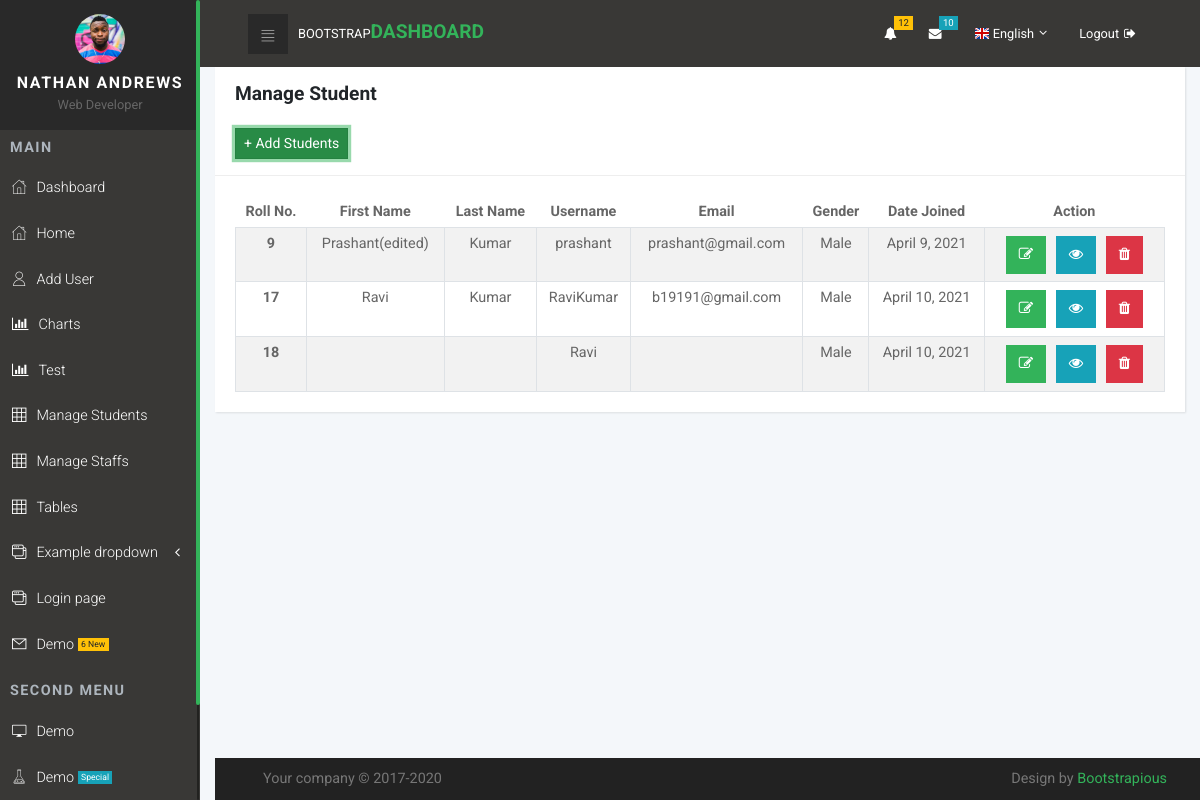
/manage_student/, run on the app's committed database.
### sms_app/models.py (models this page shows, shortened)
class Student(models.Model):
    id = models.AutoField(primary_key = True)
    user = models.OneToOneField(User, on_delete = models.CASCADE)
    GENDER = (('Male', 'Male'),('Female', 'Female'),('Other', 'Other'))
    gender = models.CharField(max_length = 10, choices = GENDER)
    address = models.TextField(null = True)
    profile_pic = models.ImageField(default = "", null = True, blank = True)
    session_under = models.ForeignKey(
        SessionYear, on_delete = models.CASCADE, null = True, blank = True)
    courses_taken = models.ForeignKey(
        'Course', on_delete = models.DO_NOTHING, null = True, blank = True)
    date_joined = models.DateField(auto_now_add = True)
    last_login = models.DateField(auto_now = True)

### sms_app/views.py (the view)
# urls.py: path('manage_student/', views.manage_student_view, name='manage_student_view'),
def manage_student_view(request):
    students = Student.objects.all()
    context = {
        'students': students,
    }
    return render(request, 'main/manage_student.html', context)

### templates/main/manage_student.html (shortened to what this page needs)
{% extends 'main/base.html' %}
{% load static %}
{% block content %}
<div class="container">
<div class="row">
  <div class="col-lg-12">
    <div class="card">
      <div class="card-header">
        <h3> Manage Student</h3>
        <br>
        <a href="{% url 'add_student' %}" class="btn btn-primary btn-sm active" role="button" aria-pressed="true">+ Add
          Students</a>
      </div>
      <div class="card-body">
        <div class="table-responsive">
          <table class="table table-striped table-bordered table-hover table-sm">
            <thead >
              <tr class="text-center">
                <th>Roll No.</th>
                <th class="text-center">First Name</center>
                <th>Last Name</th>
                <th>Username</th>
                <th>Email</th>
                <th>Gender</th>
                <th>Date Joined</th>
                <th>Action </th>
              </tr>
            </thead>
            <tbody>
              {% for student in students %}
              <tr class="text-center">
                <th scope="row">{{student.id}}</th>
                <td>{{student.user.first_name}}</td>
                <td>{{student.user.last_name}}</td>
                <td>{{student.user.username}}</td>
                <td>{{student.user.email}}</td>
                <td>{{student.gender}}</td>
                <td>{{student.date_joined}}</td>
                <td>
                  <div>
                  <a href="{% url 'update_student' student.pk %}"><button type="button" class="btn  btn-primary  fa fa-edit"
                  style="margin:3px"></button></a>
                  <a href="{% url 'see_detail' student.pk %}"><button type="button" class="btn  btn-info  fa fa-eye"
                  style="margin:3px"></button></a>
                  <a href="{% url 'delete_student' student.pk %}"><button type="button" class="btn btn-danger  fa fa-trash"
                  style="margin: 3px"></button></a>
                  </div>
                </td>
              </tr>
              {% endfor %}
            </tbody>
          </table>
        </div>
      </div>
    </div>
  </div>
  </div>
  {% endblock %}

### static/css/style.default.css (style rules this page uses)
a { display: inline-block; text-decoration: none; color: #fff; }
body { overflow-x: hidden; }
table { font-size: 0.9em; color: #666; }
.card { margin-bottom: 30px; -webkit-box-shadow: 1px 1px 2px rgba(0, 0, 0, 0.1); box-shadow: 1px 1px 2px rgba(0, 0, 0, 0.1); }
.card-header h1, .card-header h2, .card-header h3, .card-header h4, .card-header h5, .card-header h6 { margin-bottom: 0; }
button { cursor: pointer; }
.table { margin-bottom: 0; color: #666; }
.table td, .table th { border-color: #dee2e6; }
.table thead th { border: none; }
.table-striped tbody tr { -webkit-transition: all 0.3s; transition: all 0.3s; }
.table-bordered td, .table-bordered th { border-color: #dee2e6; }
.btn { font-weight: 400; border: 1px solid transparent; padding: 0.45rem 0.75rem; font-size: 0.9rem; line-height: 1.5; border-radius: 0; -webkit-transition: color 0.15s ease-in-out, background-color 0.15s ease-in-out, border-color 0.15s ease-in-out, -webkit-box-shadow 0.15s ease-in-out; transition: color 0.15s ease-in-out, background-color 0.15s ease-in-out, border-color 0.15s ease-in-out, -webkit-box-shadow 0.15s ease-in-out; transition: color 0.15s ease-in-out, background-color 0.15s ease-in-out, border-color 0.15s ease-in-out, box-shadow 0.15s ease-in-out; transition: color 0.15s ease-in-out, background-color 0.15s ease-in-out, border-color 0.15s ease-in-out, box-shadow 0.15s ease-in-out, -webkit-box-shadow 0.15s ease-in-out; }
.btn:not([disabled]):not(.disabled):active, .btn:not([disabled]):not(.disabled).active { background-image: none; }
.btn-primary { color: color-yiq(#33b35a); background-color: #33b35a; border-color: #33b35a; }
.btn-primary:not([disabled]):not(.disabled):active, .btn-primary:not([disabled]):not(.disabled).active, .show > .btn-primary.dropdown-toggle { color: color-yiq(#288b46); background-color: #288b46; border-color: #258141; -webkit-box-shadow: 0 0 0 0.2rem rgba(51, 179, 90, 0.5); box-shadow: 0 0 0 0.2rem rgba(51, 179, 90, 0.5); }
.btn-info { color: color-yiq(#17a2b8); background-color: #17a2b8; border-color: #17a2b8; }
.btn-danger { color: color-yiq(#dc3545); background-color: #dc3545; border-color: #dc3545; }
.btn-sm { padding: 0.25rem 0.5rem; font-size: 0.875rem; line-height: 1.5; border-radius: 0; }
body { font-family: "Roboto", sans-serif; font-size: 1rem; font-weight: 400; line-height: 1.5; color: #212529; background-color: #fff; }
a { color: #33b35a; text-decoration: none; }
h1, h2, h3, h4, h5, h6, .h1, .h2, .h3, .h4, .h5, .h6 { margin-bottom: 0.5rem; font-family: inherit; font-weight: 700; line-height: 1.1; color: inherit; }
h3, .h3 { font-size: 1.2rem; }
.card { background-color: #fff; border: 0 solid #eee; border-radius: 0; }
.card-body { padding: 1.25rem; }
.card-header { padding: 1rem 1.25rem; background-color: #fff; border-bottom: 1px solid #eee; }
.card-header:first-child { border-radius: 0 0 0 0; }

### templates/main/manage_student.html (style rules this page uses)
th { align-items: center; }

### data on the page
Student: id "9", user.first_name "Prashant(edited)", user.last_name "Kumar", user.username "prashant", user.email "prashant@gmail.com", gender "Male", date_joined "April 9, 2021"
Student: id "17", user.first_name "Ravi", user.last_name "Kumar", user.username "RaviKumar", user.email "b19191@gmail.com", gender "Male", date_joined "April 10, 2021"
Student: id "18", user.username "Ravi", gender "Male", date_joined "April 10, 2021"
